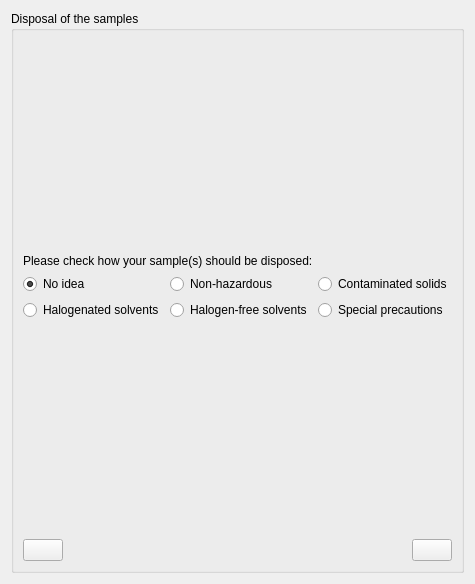
          <widget class="QWidget" name="Disposal_SampleID_tab">
           <attribute name="title">
            <string>Disposal</string>
           </attribute>
           <layout class="QGridLayout" name="gridLayout_21">
            <item row="0" column="0">
             <widget class="QGroupBox" name="groupBox_3">
              <property name="title">
               <string>Disposal of the samples</string>
              </property>
              <layout class="QGridLayout" name="gridLayout_23">
               <item row="4" column="0">
                <layout class="QGridLayout" name="gridLayout_20">
                 <item row="0" column="0">
                  <widget class="QPushButton" name="SampleidBack5_button">
                   <property name="text">
                    <string/>
                   </property>
                   <property name="icon">
                    <iconset resource="../resourcefile/Resourcefile.qrc">
                     <normaloff>:/Images/curved-arrow-back-outline-icon.svg</normaloff>:/Images/curved-arrow-back-outline-icon.svg</iconset>
                   </property>
                   <property name="iconSize">
                    <size>
                     <width>40</width>
                     <height>40</height>
                    </size>
                   </property>
                   <property name="flat">
                    <bool>false</bool>
                   </property>
                  </widget>
                 </item>
                 <item row="0" column="1">
                  <spacer name="horizontalSpacer_7">
                   <property name="orientation">
                    <enum>Qt::Horizontal</enum>
                   </property>
                   <property name="sizeHint" stdset="0">
                    <size>
                     <width>40</width>
                     <height>20</height>
                    </size>
                   </property>
                  </spacer>
                 </item>
                 <item row="0" column="2">
                  <spacer name="horizontalSpacer_8">
                   <property name="orientation">
                    <enum>Qt::Horizontal</enum>
                   </property>
                   <property name="sizeHint" stdset="0">
                    <size>
                     <width>40</width>
                     <height>20</height>
                    </size>
                   </property>
                  </spacer>
                 </item>
                 <item row="0" column="3">
                  <widget class="QPushButton" name="SampleidForward5_button">
                   <property name="text">
                    <string/>
                   </property>
                   <property name="icon">
                    <iconset resource="../resourcefile/Resourcefile.qrc">
                     <normaloff>:/Images/forward-arrow-outline-icon.svg</normaloff>:/Images/forward-arrow-outline-icon.svg</iconset>
                   </property>
                   <property name="iconSize">
                    <size>
                     <width>40</width>
                     <height>40</height>
                    </size>
                   </property>
                   <property name="flat">
                    <bool>false</bool>
                   </property>
                  </widget>
                 </item>
                </layout>
               </item>
               <item row="3" column="0">
                <spacer name="verticalSpacer_21">
                 <property name="orientation">
                  <enum>Qt::Vertical</enum>
                 </property>
                 <property name="sizeHint" stdset="0">
                  <size>
                   <width>20</width>
                   <height>213</height>
                  </size>
                 </property>
                </spacer>
               </item>
               <item row="2" column="0">
                <layout class="QGridLayout" name="gridLayout_22">
                 <item row="0" column="0">
                  <widget class="QRadioButton" name="NoIdea_radioButton">
                   <property name="toolTip">
                    <string>&lt;html&gt;&lt;head/&gt;&lt;body&gt;&lt;p&gt;&lt;span style=&quot; font-size:12pt;&quot;&gt;I have absolutely no idea.&lt;/span&gt;&lt;/p&gt;&lt;p&gt;&lt;span style=&quot; font-size:12pt;&quot;&gt;--&amp;gt; Please take a look into the Chairmanual or ask Delf.&lt;/span&gt;&lt;/p&gt;&lt;/body&gt;&lt;/html&gt;</string>
                   </property>
                   <property name="toolTipDuration">
                    <number>0</number>
                   </property>
                   <property name="text">
                    <string>No idea</string>
                   </property>
                   <property name="checked">
                    <bool>true</bool>
                   </property>
                   <property name="autoExclusive">
                    <bool>true</bool>
                   </property>
                  </widget>
                 </item>
                 <item row="0" column="1">
                  <widget class="QRadioButton" name="NonHarzardous_radioButton">
                   <property name="toolTip">
                    <string>&lt;html&gt;&lt;head/&gt;&lt;body&gt;&lt;p&gt;&lt;span style=&quot; font-size:12pt;&quot;&gt;Non-hazardous materials, e.g.:&lt;/span&gt;&lt;/p&gt;&lt;p&gt;&lt;br/&gt;&lt;/p&gt;&lt;p&gt;&lt;span style=&quot; font-size:12pt;&quot;&gt;- Wipes, gloves, tissues without hazardous residues;&lt;/span&gt;&lt;/p&gt;&lt;p&gt;&lt;span style=&quot; font-size:12pt;&quot;&gt;--&amp;gt; Household waste&lt;/span&gt;&lt;/p&gt;&lt;p&gt;&lt;span style=&quot; font-size:12pt;&quot;&gt;- Solvent residues e.g. on gloves evaporated under fume hood;&lt;/span&gt;&lt;/p&gt;&lt;p&gt;&lt;span style=&quot; font-size:12pt;&quot;&gt;--&amp;gt; Household waste&lt;/span&gt;&lt;/p&gt;&lt;p&gt;&lt;span style=&quot; font-size:12pt;&quot;&gt;- Culture media autoclaved (except for toxic components e.g. heavy metals);&lt;/span&gt;&lt;/p&gt;&lt;p&gt;&lt;span style=&quot; font-size:12pt;&quot;&gt;--&amp;gt; Household waste&lt;/span&gt;&lt;/p&gt;&lt;p&gt;&lt;span style=&quot; font-size:12pt;&quot;&gt;- Empty, clean chemical plastic or glass bottles with removed hazard warnings/packages; &lt;/span&gt;&lt;/p&gt;&lt;p&gt;&lt;span style=&quot; font-size:12pt;&quot;&gt;--&amp;gt; Glass/packaging&lt;/span&gt;&lt;/p&gt;&lt;/body&gt;&lt;/html&gt;</string>
                   </property>
                   <property name="toolTipDuration">
                    <number>0</number>
                   </property>
                   <property name="text">
                    <string>Non-hazardous</string>
                   </property>
                   <property name="autoExclusive">
                    <bool>true</bool>
                   </property>
                  </widget>
                 </item>
                 <item row="0" column="2">
                  <widget class="QRadioButton" name="ContaminatedSolids_radioButton">
                   <property name="toolTip">
                    <string>&lt;html&gt;&lt;head/&gt;&lt;body&gt;&lt;p&gt;&lt;span style=&quot; font-size:12pt;&quot;&gt;Solid materials with hazardous residues e.g.:&lt;/span&gt;&lt;/p&gt;&lt;p&gt;&lt;br/&gt;&lt;/p&gt;&lt;p&gt;&lt;span style=&quot; font-size:12pt;&quot;&gt;- Contaminated rags, wipes, gloves, foils;&lt;/span&gt;&lt;/p&gt;&lt;p&gt;&lt;span style=&quot; font-size:12pt;&quot;&gt;- Silica gel, activated charcoal, filter materials;&lt;/span&gt;&lt;/p&gt;&lt;p&gt;&lt;span style=&quot; font-size:12pt;&quot;&gt;- Pipettes (+tips) TLC-plates;&lt;/span&gt;&lt;/p&gt;&lt;p&gt;&lt;span style=&quot; font-size:12pt;&quot;&gt;- Small contaminated containers (metal, plastic);&lt;/span&gt;&lt;/p&gt;&lt;p&gt;&lt;span style=&quot; font-size:12pt;&quot;&gt;- Toxic culture media;&lt;/span&gt;&lt;/p&gt;&lt;p&gt;&lt;span style=&quot; font-size:12pt;&quot;&gt;- Respiratory filters (used or superimposed)&lt;/span&gt;&lt;/p&gt;&lt;/body&gt;&lt;/html&gt;</string>
                   </property>
                   <property name="toolTipDuration">
                    <number>0</number>
                   </property>
                   <property name="text">
                    <string>Contaminated solids</string>
                   </property>
                   <property name="autoExclusive">
                    <bool>true</bool>
                   </property>
                  </widget>
                 </item>
                 <item row="1" column="0">
                  <widget class="QRadioButton" name="HalogenatedSolvents_radioButton">
                   <property name="toolTip">
                    <string>&lt;html&gt;&lt;head/&gt;&lt;body&gt;&lt;p&gt;&lt;span style=&quot; font-size:12pt;&quot;&gt;Waste solvent in the laboratory seperated into hologenated &amp;amp; holgenfree.&lt;/span&gt;&lt;/p&gt;&lt;p&gt;&lt;br/&gt;&lt;/p&gt;&lt;p&gt;&lt;span style=&quot; font-size:12pt;&quot;&gt;Holgenated solvents, e.g.:&lt;/span&gt;&lt;/p&gt;&lt;p&gt;&lt;span style=&quot; font-size:12pt;&quot;&gt;ACK, BH-N, C-LN, TC&lt;/span&gt;&lt;/p&gt;&lt;/body&gt;&lt;/html&gt;</string>
                   </property>
                   <property name="toolTipDuration">
                    <number>0</number>
                   </property>
                   <property name="text">
                    <string>Halogenated solvents</string>
                   </property>
                   <property name="autoExclusive">
                    <bool>true</bool>
                   </property>
                  </widget>
                 </item>
                 <item row="1" column="1">
                  <widget class="QRadioButton" name="HalogenFreeSolvents_radioButton">
                   <property name="toolTip">
                    <string>&lt;html&gt;&lt;head/&gt;&lt;body&gt;&lt;p&gt;&lt;span style=&quot; font-size:12pt;&quot;&gt;Waste solvent in the laboratory seperated into hologenated &amp;amp; holgenfree.&lt;/span&gt;&lt;/p&gt;&lt;p&gt;&lt;br/&gt;&lt;/p&gt;&lt;p&gt;&lt;span style=&quot; font-size:12pt;&quot;&gt;Holgen-free solvents, e.g.:&lt;/span&gt;&lt;/p&gt;&lt;p&gt;&lt;span style=&quot; font-size:12pt;&quot;&gt;KL, TIB, RDH&lt;/span&gt;&lt;/p&gt;&lt;/body&gt;&lt;/html&gt;</string>
                   </property>
                   <property name="toolTipDuration">
                    <number>0</number>
                   </property>
                   <property name="text">
                    <string>Halogen-free solvents</string>
                   </property>
                  </widget>
                 </item>
                 <item row="1" column="2">
                  <widget class="QRadioButton" name="SpecialPrecautions_radioButton">
                   <property name="toolTip">
                    <string>&lt;html&gt;&lt;head/&gt;&lt;body&gt;&lt;p&gt;&lt;span style=&quot; font-size:12pt;&quot;&gt;Special precautions need to be taken for my samples. E.g.:&lt;/span&gt;&lt;/p&gt;&lt;p&gt;&lt;br/&gt;&lt;/p&gt;&lt;p&gt;&lt;span style=&quot; font-size:12pt;&quot;&gt;The samples form a gel when in contact with other chemicals.&lt;/span&gt;&lt;/p&gt;&lt;/body&gt;&lt;/html&gt;</string>
                   </property>
                   <property name="toolTipDuration">
                    <number>0</number>
                   </property>
                   <property name="text">
                    <string>Special precautions</string>
                   </property>
                  </widget>
                 </item>
                </layout>
               </item>
               <item row="0" column="0">
                <spacer name="verticalSpacer_20">
                 <property name="orientation">
                  <enum>Qt::Vertical</enum>
                 </property>
                 <property name="sizeHint" stdset="0">
                  <size>
                   <width>20</width>
                   <height>214</height>
                  </size>
                 </property>
                </spacer>
               </item>
               <item row="1" column="0">
                <widget class="QLabel" name="label_15">
                 <property name="text">
                  <string>Please check how your sample(s) should be disposed:</string>
                 </property>
                </widget>
               </item>
              </layout>
             </widget>
            </item>
           </layout>
          </widget>
